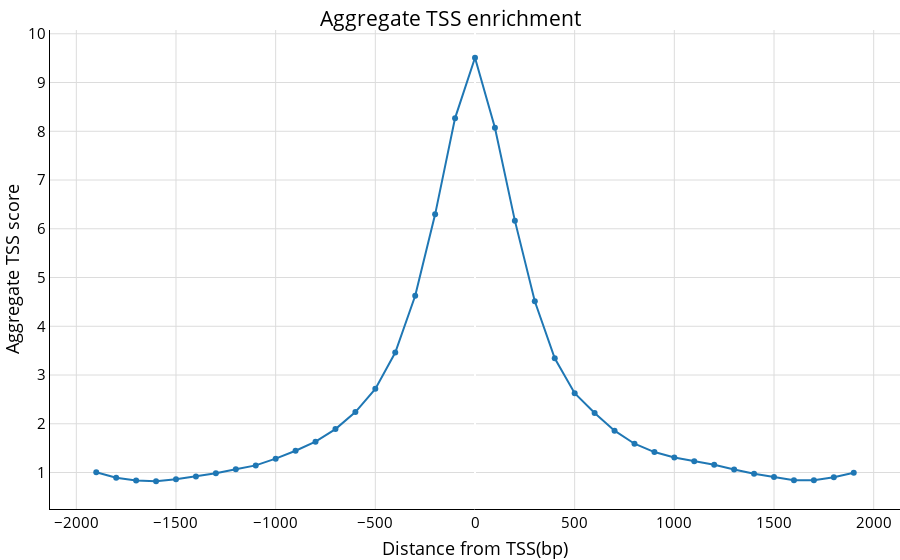

Notebook code for this chart:
### Code cell
fig = px.line(df, x="dists", y="agg_tss_scores", markers=True, color_discrete_sequence=['#1F77B4']) #color_discrete_sequence=['4C78A8'])
fig.update_layout(title={"text": "Aggregate TSS enrichment",
                         'y':0.98, 'x':0.5, 'xanchor': 'center', 'yanchor': 'top'},
                  xaxis={"color": "black", "gridcolor": "gainsboro", "linecolor": "black"},
                  yaxis={"color": "black", "gridcolor": "gainsboro", "linecolor": "black"},
                  xaxis_title = "Distance from TSS(bp)", yaxis_title = "Aggregate TSS score", font=dict(size=15,color="Black"),
                  showlegend=False,
                       margin=dict(l=50, r=0, t=30, b=30),
                       plot_bgcolor="#FFFFFF")
fig.show()

### Figure 1 — Plotly figure (JSON) as saved in the notebook; plotly's stock layout.template omitted (floating-point values rounded to 4 significant figures)
{"data": [{"hovertemplate": "dists=%{x}<br>agg_tss_scores=%{y}<extra></extra>", "legendgroup": "", "line": {"color": "#1F77B4", "dash": "solid"}, "marker": {"symbol": "circle"}, "mode": "markers+lines", "name": "", "orientation": "v", "showlegend": false, "type": "scatter", "x": [-1900, -1800, -1700, -1600, -1500, -1400, -1300, -1200, -1100, -1000, -900, -800, -700, -600, -500, -400, -300, -200, -100, 0, 100, 200, 300, 400, 500, 600, 700, 800, 900, 1000, 1100, 1200, 1300, 1400, 1500, 1600, 1700, 1800, 1900], "xaxis": "x", "y": [1.006, 0.8944, 0.8374, 0.8197, 0.8636, 0.9181, 0.9832, 1.065, 1.146, 1.284, 1.446, 1.633, 1.891, 2.239, 2.716, 3.462, 4.625, 6.296, 8.269, 9.509, 8.073, 6.167, 4.511, 3.342, 2.627, 2.22, 1.859, 1.59, 1.419, 1.307, 1.23, 1.16, 1.063, 0.9733, 0.909, 0.8437, 0.8425, 0.9021, 0.994], "yaxis": "y"}], "layout": {"autosize": true, "font": {"color": "Black", "size": 15}, "legend": {"tracegroupgap": 0}, "margin": {"b": 30, "l": 50, "r": 0, "t": 30}, "plot_bgcolor": "#FFFFFF", "showlegend": false, "title": {"text": "Aggregate TSS enrichment", "x": 0.5, "xanchor": "center", "y": 0.98, "yanchor": "top"}, "xaxis": {"anchor": "y", "autorange": true, "color": "black", "domain": [0, 1], "gridcolor": "gainsboro", "linecolor": "black", "range": [-2129.0, 2129.0], "title": {"text": "Distance from TSS(bp)"}, "type": "linear"}, "yaxis": {"anchor": "x", "autorange": true, "color": "black", "domain": [0, 1], "gridcolor": "gainsboro", "linecolor": "black", "range": [0.1889, 10.14], "title": {"text": "Aggregate TSS score"}, "type": "linear"}}}
